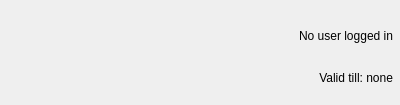
<?xml version="1.0" encoding="UTF-8"?>
<ui version="4.0">
 <class>WidgetLoginInfo</class>
 <widget class="QWidget" name="WidgetLoginInfo">
  <property name="geometry">
   <rect>
    <x>0</x>
    <y>0</y>
    <width>400</width>
    <height>105</height>
   </rect>
  </property>
  <property name="windowTitle">
   <string>Form</string>
  </property>
  <layout class="QHBoxLayout" name="horizontalLayout">
   <property name="spacing">
    <number>5</number>
   </property>
   <property name="leftMargin">
    <number>2</number>
   </property>
   <property name="topMargin">
    <number>5</number>
   </property>
   <property name="rightMargin">
    <number>5</number>
   </property>
   <property name="bottomMargin">
    <number>5</number>
   </property>
   <item>
    <widget class="QWidget" name="widget" native="true">
     <property name="sizePolicy">
      <sizepolicy hsizetype="Preferred" vsizetype="Preferred">
       <horstretch>0</horstretch>
       <verstretch>0</verstretch>
      </sizepolicy>
     </property>
     <layout class="QHBoxLayout" name="horizontalLayout_2">
      <property name="spacing">
       <number>2</number>
      </property>
      <property name="leftMargin">
       <number>0</number>
      </property>
      <property name="topMargin">
       <number>2</number>
      </property>
      <property name="rightMargin">
       <number>0</number>
      </property>
      <property name="bottomMargin">
       <number>0</number>
      </property>
      <item>
       <widget class="QWidget" name="widget_3" native="true">
        <property name="minimumSize">
         <size>
          <width>45</width>
          <height>0</height>
         </size>
        </property>
        <property name="maximumSize">
         <size>
          <width>45</width>
          <height>55</height>
         </size>
        </property>
        <layout class="QHBoxLayout" name="horizontalLayout_3">
         <property name="spacing">
          <number>2</number>
         </property>
         <property name="leftMargin">
          <number>0</number>
         </property>
         <property name="topMargin">
          <number>9</number>
         </property>
         <property name="rightMargin">
          <number>6</number>
         </property>
         <property name="bottomMargin">
          <number>0</number>
         </property>
         <item>
          <widget class="QPushButton" name="pushButton">
           <property name="sizePolicy">
            <sizepolicy hsizetype="Fixed" vsizetype="Fixed">
             <horstretch>40</horstretch>
             <verstretch>40</verstretch>
            </sizepolicy>
           </property>
           <property name="minimumSize">
            <size>
             <width>40</width>
             <height>40</height>
            </size>
           </property>
           <property name="maximumSize">
            <size>
             <width>40</width>
             <height>40</height>
            </size>
           </property>
           <property name="text">
            <string/>
           </property>
           <property name="iconSize">
            <size>
             <width>35</width>
             <height>35</height>
            </size>
           </property>
           <property name="flat">
            <bool>true</bool>
           </property>
          </widget>
         </item>
        </layout>
       </widget>
      </item>
      <item>
       <widget class="QWidget" name="widget_2" native="true">
    <property name="sizePolicy">
     <sizepolicy hsizetype="Expanding" vsizetype="Preferred">
      <horstretch>0</horstretch>
      <verstretch>0</verstretch>
     </sizepolicy>
    </property>
        <layout class="QVBoxLayout" name="verticalLayout">
         <property name="spacing">
          <number>2</number>
         </property>
         <property name="leftMargin">
          <number>8</number>
         </property>
         <property name="rightMargin">
          <number>2</number>
         </property>
         <property name="bottomMargin">
          <number>2</number>
         </property>
         <item>
          <widget class="ClickableLabel" name="label_email">
           <property name="text">
            <string>No user logged in</string>
           </property>
       <property name="alignment">
        <set>Qt::AlignRight|Qt::AlignVCenter</set>
       </property>
          </widget>
         </item>
         <item>
          <widget class="ClickableLabel" name="label_valid">
           <property name="text">
            <string>Valid till: none</string>
           </property>
       <property name="alignment">
        <set>Qt::AlignRight|Qt::AlignVCenter</set>
       </property>
          </widget>
         </item>
        </layout>
       </widget>
      </item>
     </layout>
    </widget>
   </item>
  </layout>
 </widget>
 <customwidgets>
  <customwidget>
   <class>ClickableLabel</class>
   <extends>QLabel</extends>
   <header location="global">GUI/clickablelabel.h</header>
  </customwidget>
 </customwidgets>
 <resources/>
 <connections/>
</ui>
